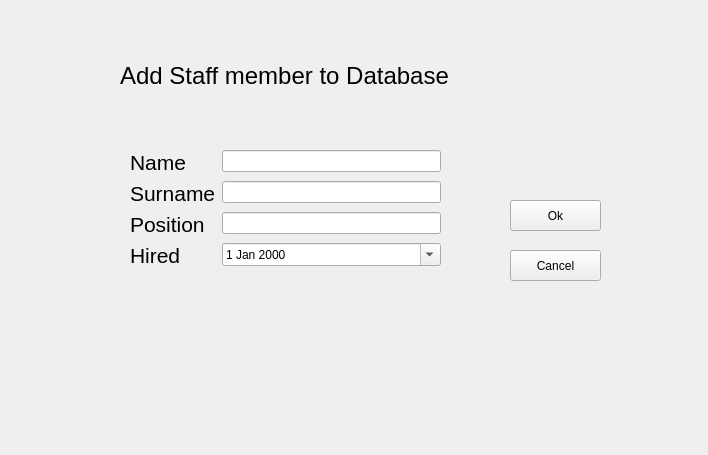
<?xml version="1.0" encoding="UTF-8"?>
<ui version="4.0">
 <class>AddStaffForm</class>
 <widget class="QWidget" name="AddStaffForm">
  <property name="geometry">
   <rect>
    <x>0</x>
    <y>0</y>
    <width>708</width>
    <height>455</height>
   </rect>
  </property>
  <property name="windowTitle">
   <string>Form</string>
  </property>
  <widget class="QWidget" name="formLayoutWidget">
   <property name="geometry">
    <rect>
     <x>130</x>
     <y>150</y>
     <width>311</width>
     <height>141</height>
    </rect>
   </property>
   <layout class="QFormLayout" name="formLayout">
    <item row="0" column="0">
     <widget class="QLabel" name="label">
      <property name="font">
       <font>
        <pointsize>16</pointsize>
       </font>
      </property>
      <property name="text">
       <string>Name</string>
      </property>
     </widget>
    </item>
    <item row="1" column="0">
     <widget class="QLabel" name="label_2">
      <property name="font">
       <font>
        <pointsize>16</pointsize>
       </font>
      </property>
      <property name="text">
       <string>Surname</string>
      </property>
     </widget>
    </item>
    <item row="2" column="0">
     <widget class="QLabel" name="label_3">
      <property name="font">
       <font>
        <pointsize>16</pointsize>
       </font>
      </property>
      <property name="text">
       <string>Position</string>
      </property>
     </widget>
    </item>
    <item row="3" column="0">
     <widget class="QLabel" name="label_4">
      <property name="font">
       <font>
        <pointsize>16</pointsize>
       </font>
      </property>
      <property name="text">
       <string>Hired</string>
      </property>
     </widget>
    </item>
    <item row="0" column="1">
     <widget class="QLineEdit" name="lineEdit"/>
    </item>
    <item row="1" column="1">
     <widget class="QLineEdit" name="lineEdit_2"/>
    </item>
    <item row="2" column="1">
     <widget class="QLineEdit" name="lineEdit_3"/>
    </item>
    <item row="3" column="1">
     <widget class="QDateEdit" name="dateEdit">
      <property name="calendarPopup">
       <bool>true</bool>
      </property>
     </widget>
    </item>
   </layout>
  </widget>
  <widget class="QLabel" name="label_5">
   <property name="geometry">
    <rect>
     <x>120</x>
     <y>30</y>
     <width>351</width>
     <height>91</height>
    </rect>
   </property>
   <property name="font">
    <font>
     <pointsize>18</pointsize>
    </font>
   </property>
   <property name="text">
    <string>Add Staff member to Database</string>
   </property>
  </widget>
  <widget class="QPushButton" name="pushButton">
   <property name="geometry">
    <rect>
     <x>510</x>
     <y>200</y>
     <width>91</width>
     <height>31</height>
    </rect>
   </property>
   <property name="text">
    <string>Ok</string>
   </property>
  </widget>
  <widget class="QPushButton" name="pushButton_2">
   <property name="geometry">
    <rect>
     <x>510</x>
     <y>250</y>
     <width>91</width>
     <height>31</height>
    </rect>
   </property>
   <property name="text">
    <string>Cancel</string>
   </property>
  </widget>
 </widget>
 <resources/>
 <connections/>
</ui>
